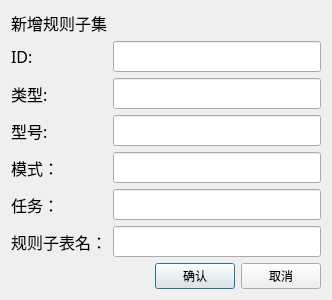
<?xml version="1.0" encoding="UTF-8"?>
<ui version="4.0">
 <class>addsqltable</class>
 <widget class="QDialog" name="addsqltable">
  <property name="geometry">
   <rect>
    <x>0</x>
    <y>0</y>
    <width>332</width>
    <height>291</height>
   </rect>
  </property>
  <property name="windowTitle">
   <string>Dialog</string>
  </property>
  <layout class="QGridLayout" name="gridLayout_2">
   <item row="1" column="0">
    <layout class="QGridLayout" name="gridLayout">
     <item row="0" column="0">
      <widget class="QLabel" name="label_2">
       <property name="font">
        <font>
         <family>Microsoft YaHei</family>
         <pointsize>12</pointsize>
         <weight>50</weight>
         <italic>false</italic>
         <bold>false</bold>
        </font>
       </property>
       <property name="styleSheet">
        <string notr="true">font: 12pt &quot;Microsoft YaHei&quot;;</string>
       </property>
       <property name="text">
        <string>ID:</string>
       </property>
      </widget>
     </item>
     <item row="0" column="1">
      <widget class="QLineEdit" name="lineEdit">
       <property name="font">
        <font>
         <family>宋体</family>
         <pointsize>12</pointsize>
        </font>
       </property>
      </widget>
     </item>
     <item row="1" column="0">
      <widget class="QLabel" name="label_3">
       <property name="font">
        <font>
         <family>Microsoft YaHei</family>
         <pointsize>12</pointsize>
         <weight>50</weight>
         <italic>false</italic>
         <bold>false</bold>
        </font>
       </property>
       <property name="styleSheet">
        <string notr="true">font: 12pt &quot;Microsoft YaHei&quot;;</string>
       </property>
       <property name="text">
        <string>类型:</string>
       </property>
      </widget>
     </item>
     <item row="1" column="1">
      <widget class="QLineEdit" name="lineEdit_1">
       <property name="font">
        <font>
         <family>宋体</family>
         <pointsize>12</pointsize>
        </font>
       </property>
      </widget>
     </item>
     <item row="2" column="0">
      <widget class="QLabel" name="label_5">
       <property name="font">
        <font>
         <family>Microsoft YaHei</family>
         <pointsize>12</pointsize>
         <weight>50</weight>
         <italic>false</italic>
         <bold>false</bold>
        </font>
       </property>
       <property name="styleSheet">
        <string notr="true">font: 12pt &quot;Microsoft YaHei&quot;;</string>
       </property>
       <property name="text">
        <string>型号:</string>
       </property>
      </widget>
     </item>
     <item row="2" column="1">
      <widget class="QLineEdit" name="lineEdit_2">
       <property name="font">
        <font>
         <family>宋体</family>
         <pointsize>12</pointsize>
        </font>
       </property>
      </widget>
     </item>
     <item row="3" column="0">
      <widget class="QLabel" name="label_4">
       <property name="font">
        <font>
         <family>Microsoft YaHei</family>
         <pointsize>12</pointsize>
         <weight>50</weight>
         <italic>false</italic>
         <bold>false</bold>
        </font>
       </property>
       <property name="styleSheet">
        <string notr="true">font: 12pt &quot;Microsoft YaHei&quot;;</string>
       </property>
       <property name="text">
        <string>模式：</string>
       </property>
      </widget>
     </item>
     <item row="3" column="1">
      <widget class="QLineEdit" name="lineEdit_3">
       <property name="font">
        <font>
         <family>宋体</family>
         <pointsize>12</pointsize>
        </font>
       </property>
      </widget>
     </item>
     <item row="4" column="0">
      <widget class="QLabel" name="label_6">
       <property name="font">
        <font>
         <family>Microsoft YaHei</family>
         <pointsize>12</pointsize>
         <weight>50</weight>
         <italic>false</italic>
         <bold>false</bold>
        </font>
       </property>
       <property name="styleSheet">
        <string notr="true">font: 12pt &quot;Microsoft YaHei&quot;;</string>
       </property>
       <property name="text">
        <string>任务：</string>
       </property>
      </widget>
     </item>
     <item row="4" column="1">
      <widget class="QLineEdit" name="lineEdit_4">
       <property name="font">
        <font>
         <family>宋体</family>
         <pointsize>12</pointsize>
        </font>
       </property>
      </widget>
     </item>
     <item row="5" column="0">
      <widget class="QLabel" name="label_7">
       <property name="font">
        <font>
         <family>Microsoft YaHei</family>
         <pointsize>12</pointsize>
         <weight>50</weight>
         <italic>false</italic>
         <bold>false</bold>
        </font>
       </property>
       <property name="styleSheet">
        <string notr="true">font: 12pt &quot;Microsoft YaHei&quot;;</string>
       </property>
       <property name="text">
        <string>规则子表名：</string>
       </property>
      </widget>
     </item>
     <item row="5" column="1">
      <widget class="QLineEdit" name="lineEdit_5">
       <property name="font">
        <font>
         <family>宋体</family>
         <pointsize>12</pointsize>
        </font>
       </property>
      </widget>
     </item>
    </layout>
   </item>
   <item row="2" column="0">
    <layout class="QHBoxLayout" name="horizontalLayout" stretch="0,1,0">
     <item>
      <spacer name="horizontalSpacer">
       <property name="orientation">
        <enum>Qt::Horizontal</enum>
       </property>
       <property name="sizeHint" stdset="0">
        <size>
         <width>341</width>
         <height>20</height>
        </size>
       </property>
      </spacer>
     </item>
     <item>
      <widget class="QPushButton" name="pushButton_0">
       <property name="styleSheet">
        <string notr="true">font: 10pt &quot;Microsoft YaHei&quot;;</string>
       </property>
       <property name="text">
        <string>确认</string>
       </property>
      </widget>
     </item>
     <item>
      <widget class="QPushButton" name="pushButton_1">
       <property name="styleSheet">
        <string notr="true">font: 10pt &quot;Microsoft YaHei&quot;;</string>
       </property>
       <property name="text">
        <string>取消</string>
       </property>
      </widget>
     </item>
    </layout>
   </item>
   <item row="0" column="0">
    <widget class="QLabel" name="label">
     <property name="font">
      <font>
       <family>Microsoft YaHei</family>
       <pointsize>12</pointsize>
       <weight>50</weight>
       <italic>false</italic>
       <bold>false</bold>
      </font>
     </property>
     <property name="styleSheet">
      <string notr="true">font: 12pt &quot;Microsoft YaHei&quot;;</string>
     </property>
     <property name="text">
      <string>新增规则子集</string>
     </property>
    </widget>
   </item>
  </layout>
 </widget>
 <resources/>
 <connections/>
</ui>
